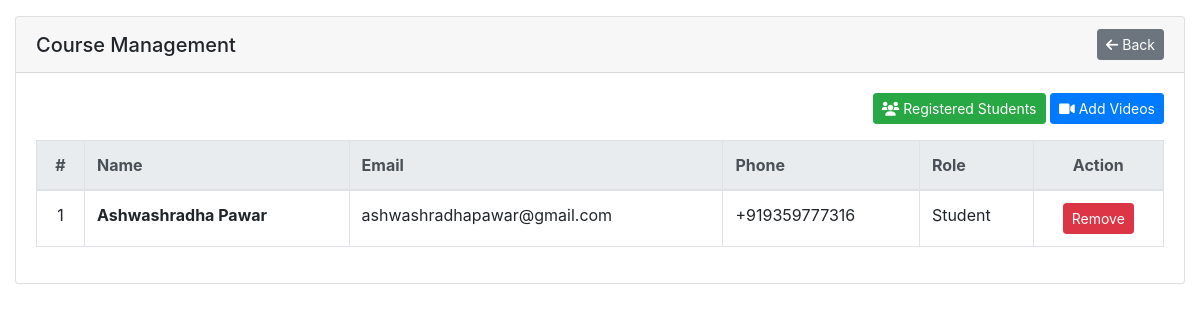
/studentsregistered.php?course_id=1, run on the app's committed database.
### tables this page shows
CREATE TABLE `studentcourseregistered` (
  `id` int(11) NOT NULL,
  `course_id` int(11) NOT NULL,
  `user_id` int(11) NOT NULL
);

CREATE TABLE `users_database` (
  `user_id` int(11) NOT NULL,
  `name` varchar(200) NOT NULL,
  `email` varchar(200) NOT NULL,
  `password` varchar(200) NOT NULL,
  `user_type` int(11) NOT NULL,
  `phone_number` varchar(200) NOT NULL,
  `address` varchar(200) NOT NULL,
  `facebook` text NOT NULL,
  `instagram` text NOT NULL,
  `linkedin` text NOT NULL,
  `twitter` text NOT NULL,
  `github` text NOT NULL,
  `profile_information` text NOT NULL,
  `recent_activities` text NOT NULL,
  `created_on` datetime NOT NULL DEFAULT current_timestamp()
);

### studentsregistered.php (the view, shortened to what this page needs)
<?php
include 'db_connect.php';
$course_id = isset($_GET['course_id']) ? (int)$_GET['course_id'] : 0;
?>
<!DOCTYPE html>
<html>
<head>
    <link rel="stylesheet" href="https://stackpath.bootstrapcdn.com/bootstrap/4.6.0/css/bootstrap.min.css">
    <link rel="stylesheet" href="https://cdnjs.cloudflare.com/ajax/libs/font-awesome/6.0.0/css/all.min.css">
</head>
<body>
    <div class="col-lg-12 mt-3">
        <div class="card card-outline card-success">
            <div class="card-header d-flex justify-content-between align-items-center">
                <h5 class="mb-0">Course Management</h5>
                <a class="btn btn-sm btn-secondary" href="./index.php?page=course">
                    <i class="fa fa-arrow-left"></i> Back
                </a>
            </div>
            <div class="card-body">
                <div class="mb-3 text-right">
                    <button class="btn btn-sm btn-success" id="showStudents">
                        <i class="fa fa-users"></i> Registered Students
                    </button>
                    <button class="btn btn-sm btn-primary" id="showVideos">
                        <i class="fa fa-video"></i> Add Videos
                    </button>
                </div>
                <div id="studentsSection">
                    <?php
        $i = 1;
        $type = array('', "Admin", "Course Owner", "Student");
        $count_qry = $conn->query("
            SELECT COUNT(*) AS total_students
            FROM studentcourseregistered
            WHERE course_id = $course_id
        ");
        $total_students = $count_qry->fetch_assoc()['total_students'];
        $qry = $conn->query("
            SELECT u.*, scr.course_id
            FROM users_database u
            INNER JOIN studentcourseregistered scr
                ON scr.user_id = u.user_id
            WHERE scr.course_id = $course_id
        ");
        ?>
                    <?php if($total_students > 0): ?>
                    <div class="table-responsive">
                        <table class="table table-bordered table-hover">
                            <thead class="thead-light">
                                <tr>
                                    <th class="text-center">#</th>
                                    <th>Name</th>
                                    <th>Email</th>
                                    <th>Phone</th>
                                    <th>Role</th>
                                    <th class="text-center">Action</th>
                                </tr>
                            </thead>
                            <tbody>
                                <?php while($row = $qry->fetch_assoc()): ?>
                                <tr>
                                    <td class="text-center"><?php echo $i++; ?></td>
                                    <td><b><?php echo ucwords($row['name']); ?></b></td>
                                    <td><?php echo $row['email']; ?></td>
                                    <td><?php echo $row['phone_number']; ?></td>
                                    <td><?php echo $type[$row['user_type']]; ?></td>
                                    <td class="text-center">
                                        <button class="btn btn-sm btn-danger remove_user"
                                            data-id="<?php echo $row['user_id']; ?>"
                                            data-courseid="<?php echo $row['course_id']; ?>">
                                            Remove
                                        </button>
                                    </td>
                                </tr>
                                <?php endwhile; ?>
                            </tbody>
                        </table>
                    </div>
                    <?php else: ?>
                    <div class="text-center text-muted">No Students Found</div>
                    <?php endif; ?>
                </div>
            </div>
        </div>
    </div>
</body>
</html>

### data on the page
studentcourseregistered: user.name "Ashwashradha Pawar", user.email "ashwashradhapawar@gmail.com", user.phone_number "+919359777316", user.user_type "Student"
